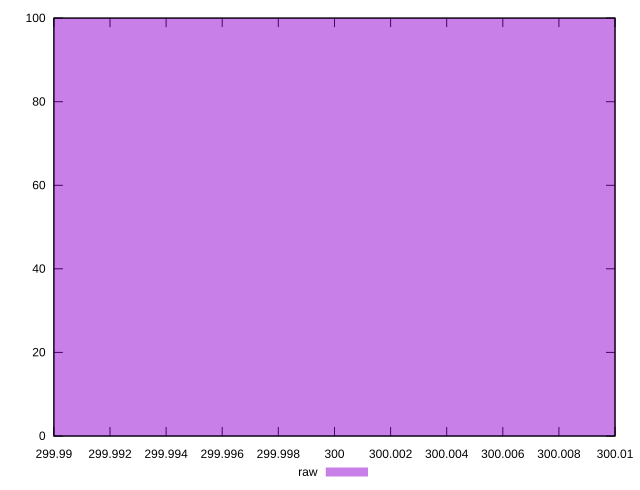

Write the gnuplot code that produced this figure.
reset
set terminal svg size 640, 490 enhanced background rgb 'white'
set output "report_00007_2020-12-11T15:55:29.892Z/unused-css-rules/samples/pages+cached+noexternal+nojs/raw/histogram.svg"

$raw <<EOF
300 100
EOF

set key outside below
set boxwidth 0.1
set yrange [0:100]
set style fill transparent solid 0.5 noborder

plot \
  $raw title "raw" with boxes, \


reset
